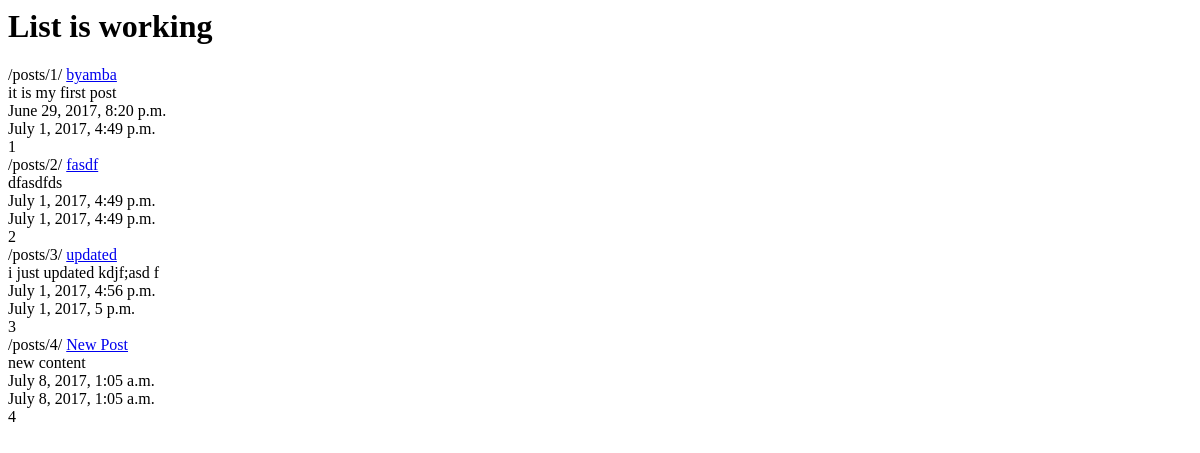
/posts/, run on an earlier commit of the app's database.
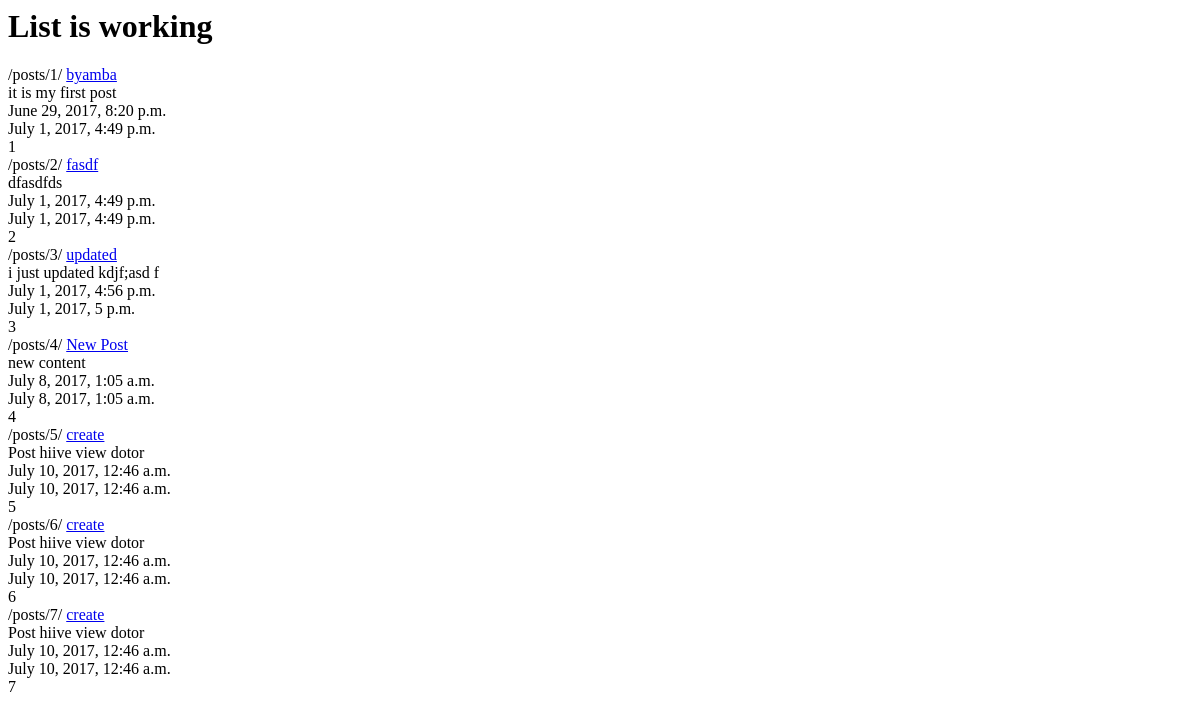
And on a later commit of the database.
### posts/models.py (models this page shows, shortened)
class Post(models.Model):
    title=models.CharField(max_length=120)
    content=models.TextField()
    updated=models.DateTimeField(auto_now=True, auto_now_add=False)
    timestamp=models.DateTimeField(auto_now=False, auto_now_add=True)
    def get_absolute_url(self):
	    return reverse("posts:detail", kwargs={"id": self.id})

### posts/views.py (the view)
def post_list(request):
	queryset = Post.objects.all()
	context = {
		"object_list": queryset,
		"title": "List"
	}
	return render(request, "index.html", context)

### templates/index.html
<html>
<body>
<h1> {{title}} is working</h1>
{% for k in object_list %}
{% url "posts:detail" id=k.id %}
<a href='{{ k.get_absolute_url }}'>{{k.title}}</a></br>
{{k.content}}</br>
{{k.timestamp}}</br>
{{k.updated}}</br>
{{k.id}}</br>
{% endfor %}
</body>
</html>

What changed in the data, as far as the page shows it:
added Post: id "/posts/5/", title "create", content "Post hiive view dotor", timestamp "July 10, 2017, 12:46 a.m.", updated "July 10, 2017, 12:46 a.m.", id "5"
added Post: id "/posts/6/", title "create", content "Post hiive view dotor", timestamp "July 10, 2017, 12:46 a.m.", updated "July 10, 2017, 12:46 a.m.", id "6"
added Post: id "/posts/7/", title "create", content "Post hiive view dotor", timestamp "July 10, 2017, 12:46 a.m.", updated "July 10, 2017, 12:46 a.m.", id "7"
